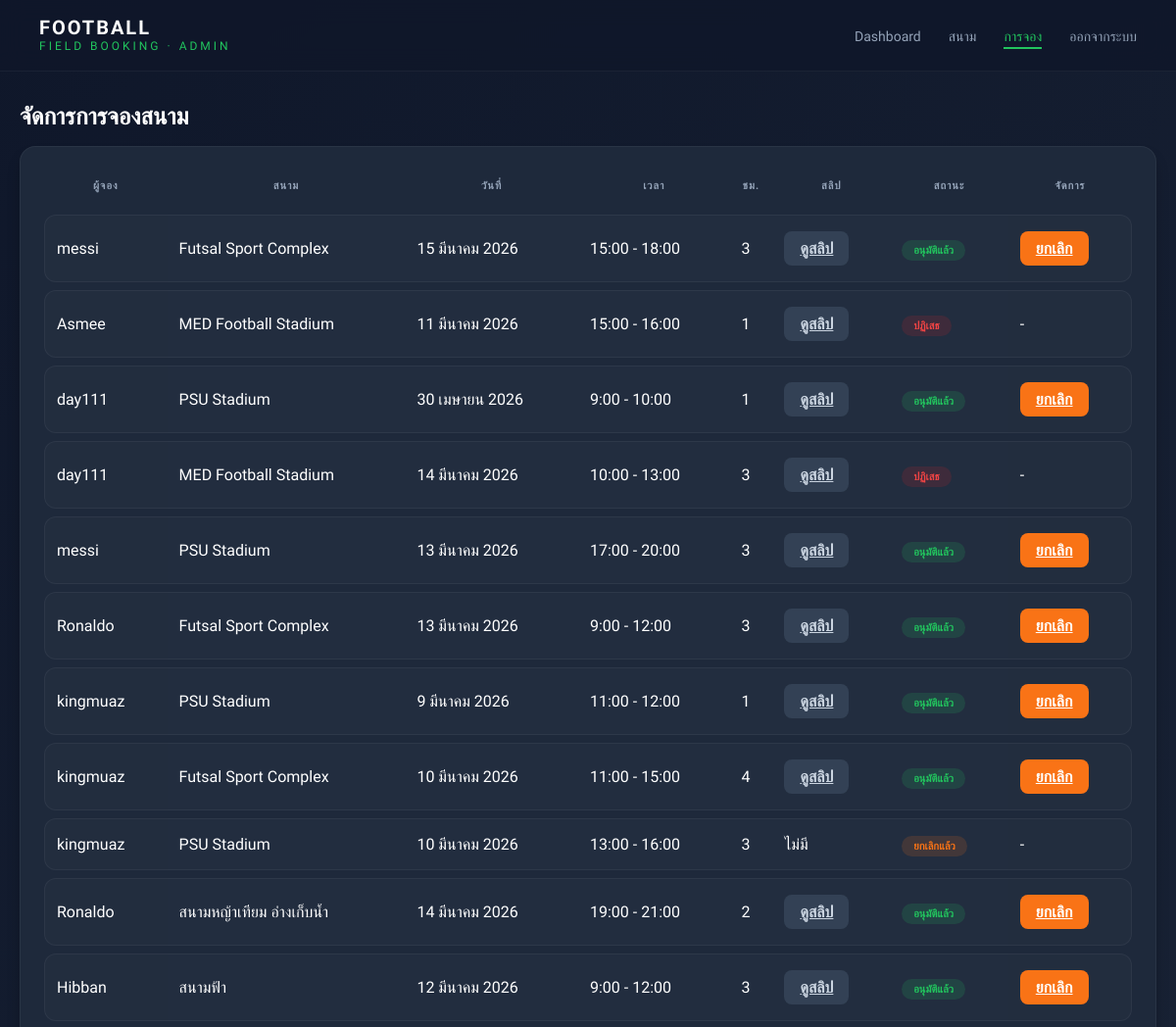
The app's page /dashboard/bookings/ (signed in, upper part), older data.
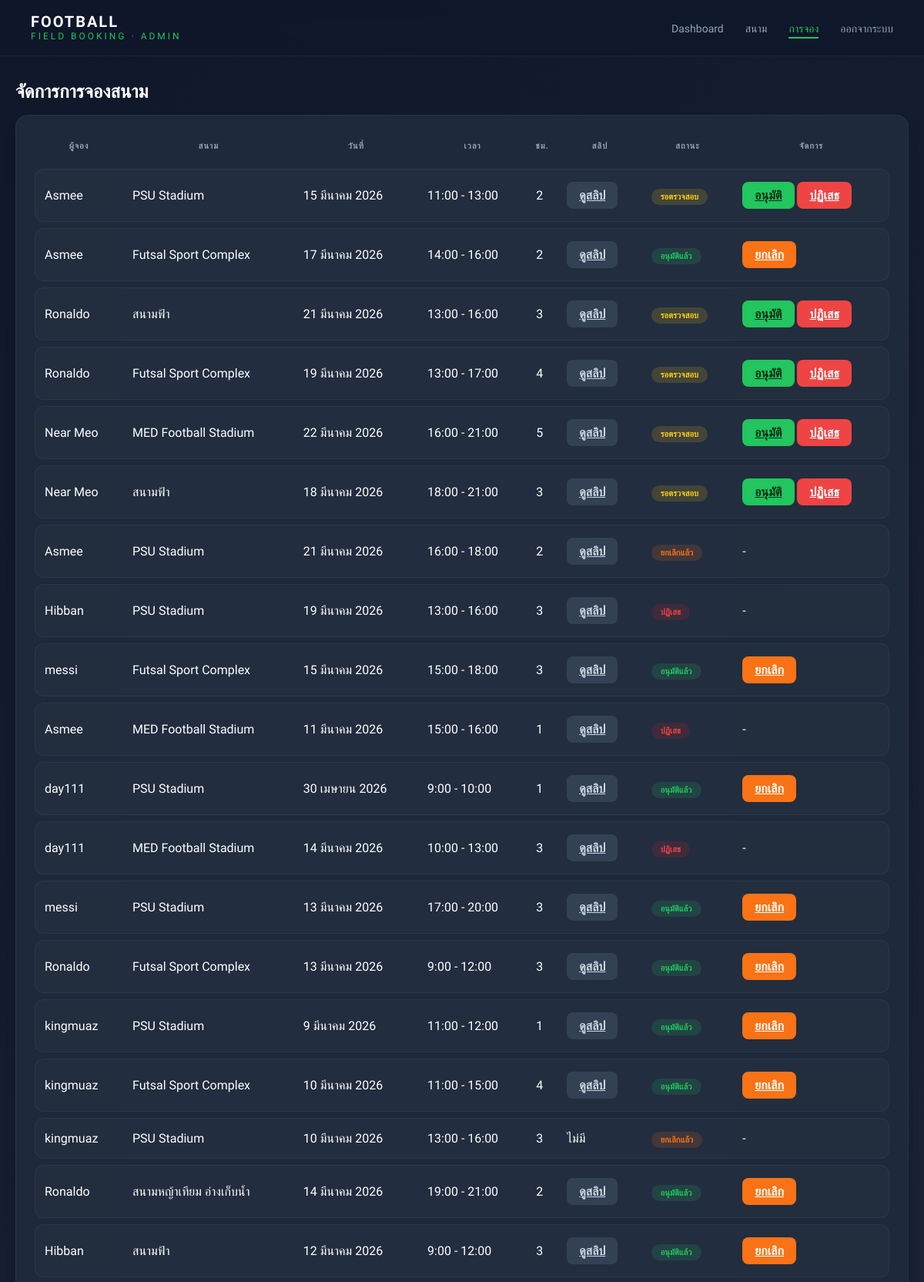
The same page, newer data.
### booking/models.py (models this page shows, shortened)
class Booking(models.Model):
    STATUS_CHOICES = (
        ('pending', 'Pending'),
        ('approved', 'Approved'),
        ('rejected', 'Rejected'),
        ('cancelled', 'Cancelled'),
    )
    user = models.ForeignKey(User, on_delete=models.CASCADE)
    field = models.ForeignKey(Field, on_delete=models.CASCADE)
    date = models.DateField()
    start_time = models.TimeField()
    end_time = models.TimeField()
    hours = models.IntegerField()
    total_price = models.IntegerField()
    status = models.CharField(
        max_length=10,
        choices=STATUS_CHOICES,
        default='pending'
    )
    slip = models.ImageField(upload_to="slips/", null=True, blank=True)
    created_at = models.DateTimeField(auto_now_add=True)
    class Meta:
        ordering = ['-created_at']

class Field(models.Model):
    name = models.CharField(max_length=100)
    field_type = models.CharField(max_length=20, choices=FIELD_TYPE)
    price = models.IntegerField()
    image = models.ImageField(upload_to='fields/', null=True, blank=True)
    open_time = models.TimeField()
    close_time = models.TimeField()

### booking/views.py (the view)
# urls.py: path('dashboard/bookings/', views.booking_management, name='booking_management'),
@login_required
def booking_management(request):
    bookings = Booking.objects.select_related("user", "field").order_by("-created_at")
    return render(request, "booking/booking-management.html", {"bookings": bookings})

### booking/templates/booking/booking-management.html (shortened to what this page needs)
{% load static %}
<!DOCTYPE html>
<html lang="th">
<head>
    <link rel="stylesheet" href="{% static 'booking/css/booking-management.css' %}">
</head>
<body>
    <nav class="navbar">
        <div class="logo">
            <span class="logo-main">FOOTBALL</span>
            <span class="logo-sub">FIELD BOOKING · ADMIN</span>
        </div>
        <ul class="nav-menu">
            <li><a href="{% url 'admin_dashboard' %}">Dashboard</a></li>
            <li><a href="{% url 'field_management' %}">สนาม</a></li>
            <li><a href="{% url 'booking_management' %}" class="active">การจอง</a></li>
            <li><a href="{% url 'logout' %}">ออกจากระบบ</a></li>
        </ul>
    </nav>
    <div class="container">
        <h1>จัดการการจองสนาม</h1>
        <div class="table-box">
            <table class="booking-table">
                <thead>
                    <tr>
                        <th>ผู้จอง</th>
                        <th>สนาม</th>
                        <th>วันที่</th>
                        <th>เวลา</th>
                        <th>ชม.</th>
                        <th>สลิป</th>
                        <th>สถานะ</th>
                        <th>จัดการ</th>
                    </tr>
                </thead>
                <tbody>
                    {% for booking in bookings %}
                    <tr>
                        <td>{{ booking.user.username }}</td>
                        <td>{{ booking.field.name }}</td>
                        <td>{{ booking.date }}</td>
                        <td>{{ booking.start_time }} - {{ booking.end_time }}</td>
                        <td>{{ booking.hours }}</td>
                        <td>
                            {% if booking.slip %}
                            <a href="{{ booking.slip.url }}" target="_blank" class="btn view">
                                ดูสลิป
                            </a>
                            {% else %}
                            <span class="no-slip">ไม่มี</span>
                            {% endif %}
                        </td>
                        <td>
                            <span class="status {{ booking.status }}">
                                {% if booking.status == "pending" %}
                                รอตรวจสอบ
                                {% elif booking.status == "approved" %}
                                อนุมัติแล้ว
                                {% elif booking.status == "cancelled" %}
                                ยกเลิกแล้ว
                                {% else %}
                                ปฏิเสธ
                                {% endif %}
                            </span>
                        </td>
                        <td>
                            {% if booking.status == "pending" %}
                            <a href="{% url 'approve_booking' booking.id %}" class="btn approve">
                                อนุมัติ
                            </a>
                            <a href="{% url 'reject_booking' booking.id %}" class="btn reject">
                                ปฏิเสธ
                            </a>
                            {% elif booking.status == "approved" %}
                            <a href="{% url 'cancel_booking' booking.id %}" class="btn cancel">
                                ยกเลิก
                            </a>
                            {% else %}
                            -
                            {% endif %}
                        </td>
                    </tr>
                    {% endfor %}
                </tbody>
            </table>
        </div>
    </div>
</body>
</html>

Row changes from the older to the newer data that the page shows:
added Booking: user.username "Asmee", field.name "PSU Stadium", date "15 มีนาคม 2026", start_time "11:00", end_time "13:00", hours "2", status "รอตรวจสอบ"
added Booking: user.username "Asmee", field.name "Futsal Sport Complex", date "17 มีนาคม 2026", start_time "14:00", end_time "16:00", hours "2", status "อนุมัติแล้ว"
added Booking: user.username "Ronaldo", field.name "สนามฟ้า", date "21 มีนาคม 2026", start_time "13:00", end_time "16:00", hours "3", status "รอตรวจสอบ"
added Booking: user.username "Ronaldo", field.name "Futsal Sport Complex", date "19 มีนาคม 2026", start_time "13:00", end_time "17:00", hours "4", status "รอตรวจสอบ"
added Booking: user.username "Near Meo", field.name "MED Football Stadium", date "22 มีนาคม 2026", start_time "16:00", end_time "21:00", hours "5", status "รอตรวจสอบ"
added Booking: user.username "Near Meo", field.name "สนามฟ้า", date "18 มีนาคม 2026", start_time "18:00", end_time "21:00", hours "3", status "รอตรวจสอบ"
added Booking: user.username "Asmee", field.name "PSU Stadium", date "21 มีนาคม 2026", start_time "16:00", end_time "18:00", hours "2", status "ยกเลิกแล้ว"
added Booking: user.username "Hibban", field.name "PSU Stadium", date "19 มีนาคม 2026", start_time "13:00", end_time "16:00", hours "3", status "ปฏิเสธ"
